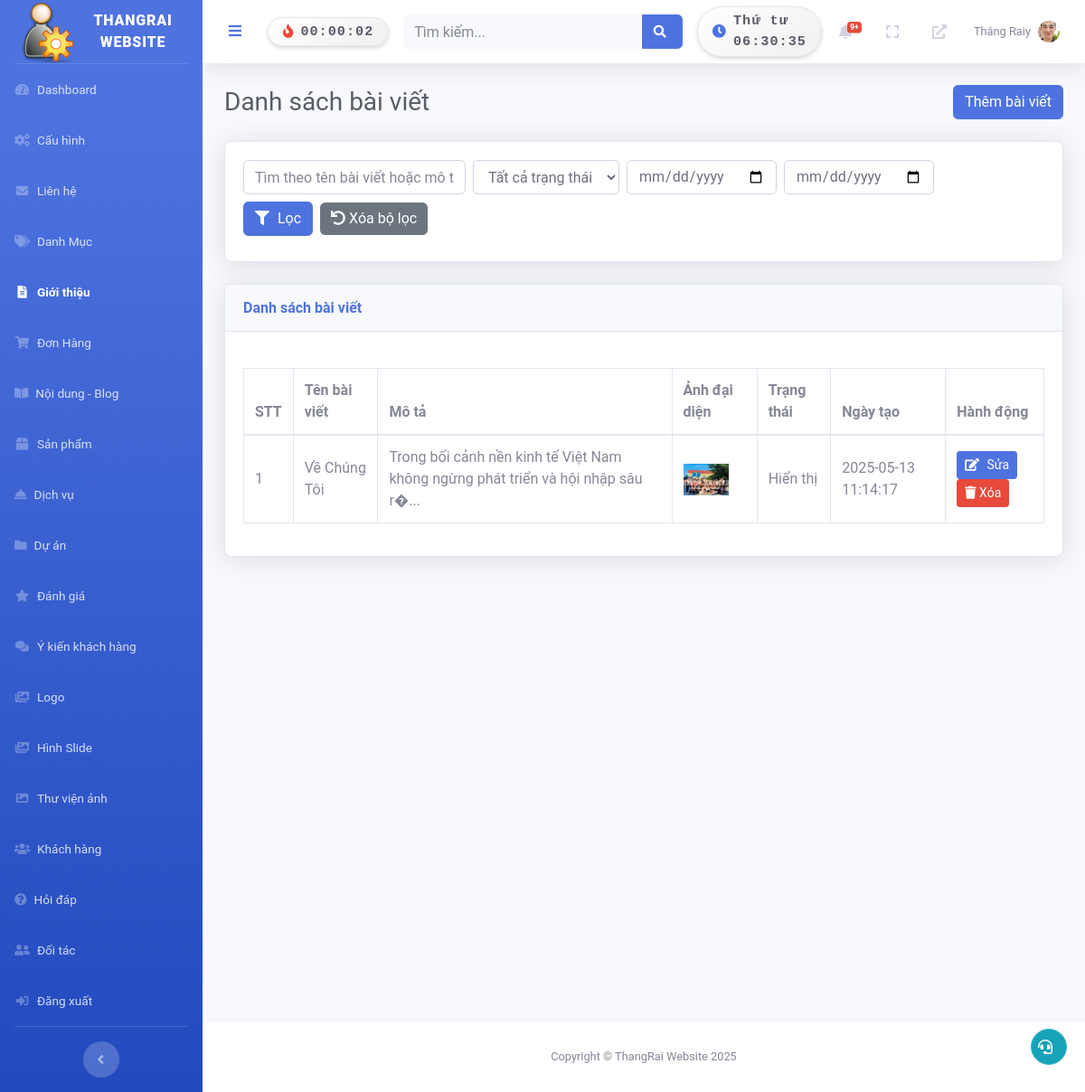
Page /admin/index.php?page=info (signed in) on the committed database.
### tables this page shows
CREATE TABLE `articles` (
  `id` int NOT NULL,
  `title` varchar(255) NOT NULL,
  `slug` varchar(255) NOT NULL,
  `description` text NOT NULL,
  `content` text,
  `thumbnail` varchar(255) DEFAULT NULL,
  `is_published` tinyint(1) DEFAULT '0',
  `seo_title` varchar(255) DEFAULT NULL,
  `seo_description` varchar(160) DEFAULT NULL,
  `seo_keywords` text,
  `created_at` datetime DEFAULT CURRENT_TIMESTAMP,
  `updated_at` datetime DEFAULT NULL ON UPDATE CURRENT_TIMESTAMP
);

### admin/pages/info/index.php (the view, shortened to what this page needs)
<?php
require_once 'C:/laragon/www/2/admin/config/db_connect.php';
$action = isset($_GET['action']) ? $_GET['action'] : 'list';
if ($action === 'list') {
    $search = isset($_GET['s']) ? trim($_GET['s']) : '';
    $filter_date_from = isset($_GET['date_from']) ? $_GET['date_from'] : '';
    $filter_date_to = isset($_GET['date_to']) ? $_GET['date_to'] : '';
    $page = isset($_GET['p']) ? max(1, (int)$_GET['p']) : 1;
    $per_page = 10;
    $offset = ($page - 1) * $per_page;
    $sql = "SELECT * FROM articles WHERE 1=1";
    $params = [];
    $sql .= " ORDER BY created_at DESC LIMIT ? OFFSET ?";
    $params[] = $per_page;
    $params[] = $offset;
    $stmt = $pdo->prepare($sql);
    foreach ($params as $index => $param) {
        $stmt->bindValue($index + 1, $param, is_int($param) ? PDO::PARAM_INT : PDO::PARAM_STR);
    }
    $stmt->execute();
    $articles = $stmt->fetchAll(PDO::FETCH_ASSOC);
}
?>
<!DOCTYPE html>
<html lang="vi">
<head>
</head>
<body>
    <?php if ($action === 'list'): ?>
        <div class="d-sm-flex align-items-center justify-content-between mb-4">
            <h1 class="h3 mb-0 text-gray-800">Danh sách bài viết</h1>
            <a href="?page=info&action=add" class="btn btn-primary">Thêm bài viết</a>
        </div>
        <div class="card shadow mb-4">
            <div class="card-body">
                <form method="GET" action="?page=info" class="form-inline flex-wrap">
                    <div class="form-group mb-2 mr-2">
                        <input type="text" class="form-control" name="s" placeholder="Tìm theo tên bài viết hoặc mô tả..." value="<?php echo htmlspecialchars($search); ?>">
                    </div>
                    <div class="form-group mb-2 mr-2">
                        <select class="form-control" name="status">
                            <option value="">Tất cả trạng thái</option>
                        </select>
                    </div>
                    <div class="form-group mb-2 mr-2">
                        <input type="date" class="form-control" name="date_from" value="<?php echo htmlspecialchars($filter_date_from); ?>" placeholder="Từ ngày">
                    </div>
                    <div class="form-group mb-2 mr-2">
                        <input type="date" class="form-control" name="date_to" value="<?php echo htmlspecialchars($filter_date_to); ?>" placeholder="Đến ngày">
                    </div>
                    <div class="form-group mb-2">
                        <button class="btn btn-primary" type="submit"><i class="fas fa-filter"></i> Lọc</button>
                        <a href="?page=info" class="btn btn-secondary ml-2"><i class="fas fa-undo"></i> Xóa bộ lọc</a>
                    </div>
                </form>
            </div>
        </div>
        <div class="card shadow mb-4">
            <div class="card-header py-3">
                <h6 class="m-0 font-weight-bold text-primary">Danh sách bài viết</h6>
            </div>
            <div class="card-body">
                <div class="table-responsive">
                    <table class="table table-bordered" id="dataTable" width="100%" cellspacing="0">
                        <thead>
                            <tr>
                                <th>STT</th>
                                <th>Tên bài viết</th>
                                <th>Mô tả</th>
                                <th>Ảnh đại diện</th>
                                <th>Trạng thái</th>
                                <th>Ngày tạo</th>
                                <th>Hành động</th>
                            </tr>
                        </thead>
                        <tbody>
                            <?php if (empty($articles)): ?>
                                <tr><td colspan="7" class="text-center">Không tìm thấy bài viết nào.</td></tr>
                            <?php else: ?>
                                <?php foreach ($articles as $index => $art): ?>
                                    <tr>
                                        <td><?php echo $index + 1 + $offset; ?></td>
                                        <td><?php echo htmlspecialchars($art['title']); ?></td>
                                        <td><?php echo htmlspecialchars(substr($art['description'], 0, 100)) . (strlen($art['description']) > 100 ? '...' : ''); ?></td>
                                        <td>
                                            <?php if ($art['thumbnail']): ?>
                                                <img src="/2/admin/<?php echo $art['thumbnail']; ?>" width="50" alt="Thumbnail">
                                            <?php else: ?>
                                                N/A
                                            <?php endif; ?>
                                        </td>
                                        <td><?php echo $art['is_published'] ? 'Hiển thị' : 'Ẩn'; ?></td>
                                        <td><?php echo $art['created_at']; ?></td>
                                        <td>
                                            <a href="?page=info&action=edit&id=<?php echo $art['id']; ?>" class="btn btn-sm btn-primary"><i class="fas fa-edit"></i> Sửa</a>
                                            <a href="#" class="btn btn-sm btn-danger delete-article" data-id="<?php echo $art['id']; ?>" data-title="<?php echo htmlspecialchars($art['title']); ?>"><i class="fas fa-trash"></i> Xóa</a>
                                        </td>
                                    </tr>
                                <?php endforeach; ?>
                            <?php endif; ?>
                        </tbody>
                    </table>
                </div>
            </div>
        </div>
    <?php endif; ?>
</body>
</html>

### admin/includes/topbar.php (shortened to what this page needs)
<?php
require_once 'C:/laragon/www/2/admin/config/db_connect.php';
$admin_id = $_SESSION['admin_id'] ?? null;
$avatar = null;
$new_orders_count = 0;
if ($admin_id) {
    $stmt = $pdo->prepare("SELECT avatar FROM admins WHERE id = ?");
    $stmt->execute([$admin_id]);
    $admin = $stmt->fetch(PDO::FETCH_ASSOC);
    $avatar = $admin['avatar'] ?? null;
    $stmt = $pdo->prepare("SELECT COUNT(*) as count FROM orders WHERE status = 'pending'");
    $stmt->execute();
    $new_orders_count = $stmt->fetch(PDO::FETCH_ASSOC)['count'];
}
?>
<nav class="navbar navbar-expand navbar-light bg-white topbar mb-4 static-top shadow">
    <button id="sidebarToggleTop" class="btn btn-link rounded-circle mr-3">
        <i class="fa fa-bars"></i>
    </button>
<div class="clock-box d-flex align-items-center px-3 py-1 shadow-sm mr-3" id="countdown-box" data-tooltip="">
    <i class="fas fa-fire mr-2 text-danger"></i>
    <span id="countdown" class="font-monospace text-dark">00:00:00</span>
</div>
    <form class="container search-container">
        <div class="input-group search-input-group">
            <input type="text" class="form-control bg-light border-0 small" placeholder="Tìm kiếm..." id="search-input">
            <div class="input-group-append">
                <button class="btn btn-primary" type="button" id="search-button">
                    <i class="fas fa-search fa-sm"></i>
                </button>
            </div>
        </div>
    </form>
<div class="ml-3 d-none d-md-flex align-items-center" id="clock-container">
    <div class="clock-box d-flex align-items-center px-3 py-1 shadow-sm">
        <i class="fas fa-clock mr-2 text-primary"></i>
        <span id="clock" class="font-monospace text-dark"></span>
    </div>
</div>
    <ul class="navbar-nav ml-auto">
        <li class="nav-item dropdown no-arrow mx-1">
            <a class="nav-link dropdown-toggle" href="#" id="ordersDropdown" role="button" data-toggle="dropdown">
                <i class="fas fa-bell fa-fw"></i>
                <?php if ($new_orders_count > 0): ?>
                    <span class="badge badge-danger badge-counter"><?php echo $new_orders_count > 9 ? '9+' : $new_orders_count; ?></span>
                <?php endif; ?>
            </a>
        </li>
        <li class="nav-item no-arrow mx-1">
            <a class="nav-link" href="#" id="fullscreenToggle">
                <i class="fas fa-expand fa-fw"></i>
            </a>
        </li>
        <li class="nav-item no-arrow mx-1">
            <a class="nav-link" href="http://localhost/2/public/" target="_blank">
                <i class="fas fa-external-link-alt fa-fw"></i>
            </a>
        </li>
        <li class="nav-item dropdown no-arrow">
            <a class="nav-link dropdown-toggle" href="#" id="userDropdown" role="button" data-toggle="dropdown">
                <span class="mr-2 d-none d-lg-inline text-gray-600 small">
                    <?php echo htmlspecialchars($_SESSION['admin_name'] ?? 'Admin'); ?>
                </span>
                <?php if ($avatar): ?>
                    <img src="/2/admin/<?php echo htmlspecialchars($avatar); ?>" alt="Avatar" class="rounded-circle" style="width: 24px; height: 24px; object-fit: cover;">
                <?php else: ?>
                    <img src="/2/admin/images/default-avatar.png" alt="Default Avatar" class="rounded-circle" style="width: 24px; height: 24px; object-fit: cover;">
                <?php endif; ?>
            </a>
        </li>
    </ul>
</nav>

### admin/assets/css/custom.css (style rules this page uses)
body { font-family: 'Roboto', sans-serif; }
.table th, .table td { vertical-align: middle; }

### admin/includes/topbar.php (style rules this page uses)
form.container.search-container { max-width: 40%; }
#countdown-box { background: linear-gradient(145deg, #ffffff, #f0f0f0); border-radius: 30px; font-size: 0.95rem; font-weight: 600; color: #333; border: 1px solid #e3e6f0; transition: background 0.3s ease, box-shadow 0.3s ease; position: relative; }
#countdown { font-family: 'Courier New', monospace; letter-spacing: 1px; }
#countdown-box::after { opacity: 0; }
#clock-container .clock-box { background: linear-gradient(145deg, #ffffff, #f0f0f0); border-radius: 30px; font-size: 0.95rem; font-weight: 600; color: #333; border: 1px solid #e3e6f0; transition: background 0.3s ease, box-shadow 0.3s ease; }
#clock { font-family: 'Courier New', monospace; letter-spacing: 1px; }

### admin/pages/info/index.php (style rules this page uses)
.card { border-radius: 8px; box-shadow: 0 4px 15px rgba(0, 0, 0, 0.1); }
.form-group { margin-bottom: 1.5rem; }
.btn-secondary { background: #6c757d; border: none; }
.table-responsive { margin-top: 20px; }
.form-inline .form-group { margin-right: 10px; }
.form-control { min-width: 150px; }
.btn-primary i { margin-right: 5px; }

### rows in the picture
articles: offset "1", title "Về Chúng Tôi", description "Trong bối cảnh nền kinh tế Việt Nam không ngừng phát triển và hội nhập sâu r�", thumbnail (picture), is_published "Hiển thị", created_at "2025-05-13 11:14:17"

### other values in the picture
SITE_NAME "THANGRAI WEBSITE"
$_SESSION['admin_name'] "Thắng Raiy"
SITE_NAME "ThangRai Website"
